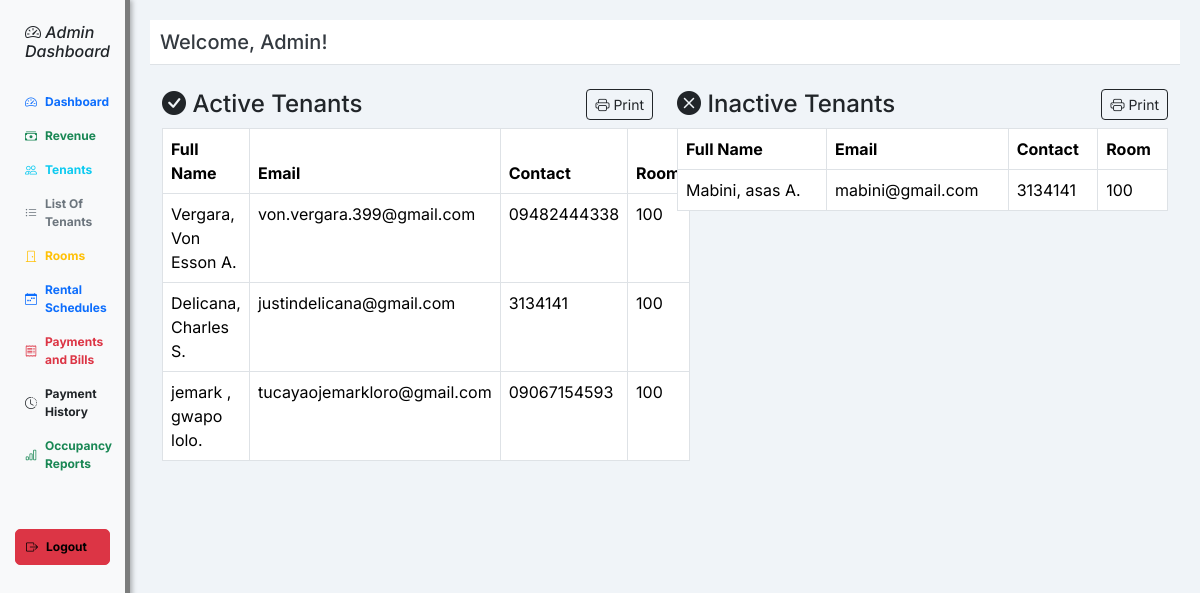
The page /admin/tenantlist.php on the database its author committed.
### tables this page shows
CREATE TABLE `tenant` (
  `tenant_id` int(11) NOT NULL,
  `firstname` varchar(255) NOT NULL,
  `lastname` varchar(255) NOT NULL,
  `mi` varchar(10) NOT NULL,
  `contactno` varchar(20) NOT NULL,
  `email` varchar(255) NOT NULL,
  `account_created` timestamp NOT NULL DEFAULT current_timestamp() ON UPDATE current_timestamp(),
  `status` varchar(100) DEFAULT NULL,
  `room_id` int(11) DEFAULT NULL
);

CREATE TABLE `room` (
  `room_id` int(11) NOT NULL,
  `roomnumber` varchar(100) NOT NULL,
  `capacity` varchar(100) NOT NULL,
  `price` varchar(100) NOT NULL,
  `status` varchar(100) NOT NULL,
  `photo` varchar(100) NOT NULL
);

### admin/tenantlist.php (the view, shortened to what this page needs)
<!DOCTYPE html>
<html lang="en">
<head>
  <link href="https://cdn.jsdelivr.net/npm/bootstrap@5.3.1/dist/css/bootstrap.min.css" rel="stylesheet"/>
  <link rel="stylesheet" href="https://cdn.jsdelivr.net/npm/bootstrap-icons@1.11.3/font/bootstrap-icons.css">
  <link rel="stylesheet" href="https://cdnjs.cloudflare.com/ajax/libs/font-awesome/6.4.0/css/all.min.css">
</head>
<body>
  <div class="d-flex">
    <nav class="sidebar">
      <h3 class="text-dark" style="font-size: 1.1rem;"><a href="dashboard.php" style="text-decoration: none; color: inherit;"> <strong>
            <h6> <i class="bi bi-speedometer2">
              Admin Dashboard</i> </h6>
          </strong></a></h3>
      <a href="dashboard.php" class="d-flex align-items-center gap-2 fw-bold text-primary">
        <i class="bi bi-speedometer2"></i> Dashboard
      </a>
      <a href="revenue.php" class="d-flex align-items-center gap-2 fw-bold text-success">
        <i class="bi bi-cash-stack"></i> Revenue
      </a>
      <a href="tenants.php" class="d-flex align-items-center gap-2 fw-bold text-info">
        <i class="bi bi-people"></i> Tenants
      </a>
      <a href="tenantlist.php" class="d-flex align-items-center gap-2 fw-bold text-secondary">
        <i class="bi bi-list-ul"></i> List Of Tenants
      </a>
      <a href="rooms.php" class="d-flex align-items-center gap-2 fw-bold text-warning">
        <i class="bi bi-door-closed"></i> Rooms
      </a>
      <a href="rentalsched.php" class="d-flex align-items-center gap-2 fw-bold text-primary">
        <i class="bi bi-calendar-week"></i> Rental Schedules
      </a>
      <a href="bills_payment.php" class="d-flex align-items-center gap-2 fw-bold text-danger">
        <i class="bi bi-receipt"></i> Payments and Bills
      </a>
      <a href="payment_history.php" class="d-flex align-items-center gap-2 fw-bold text-dark">
        <i class="bi bi-clock-history"></i> Payment History
      </a>
      <a href="occupancy.php" class="d-flex align-items-center gap-2 fw-bold text-success">
        <i class="bi bi-bar-chart"></i> Occupancy Reports
      </a>
      <a href="logout.php" class="mt-5 btn btn-danger btn-sm d-flex align-items-center gap-2 fw-bold" onclick="return confirm('Are you sure you want to logout?')">
        <i class="bi bi-box-arrow-right"></i> Logout
      </a>
    </nav>
    <div class="content">
      <div class="header">
        <h1>Welcome, Admin!</h1>
      </div>
      <div class="container mt-4">
        <div class="row">
          <div class="col-md-6 mb-4">
            <div class="d-flex justify-content-between align-items-center mb-2">
              <h4 class="mb-0"><i class="bi bi-check-circle-fill"></i> Active Tenants</h4>
              <button class="btn btn-outline-dark btn-sm" onclick="printActiveTable()"><i class="bi bi-printer"></i> Print</button>
            </div>
            <table class="table  print-active-table table-bordered" id="activeTable">
              <thead>
                <tr>
                  <th>Full Name</th>
                  <th>Email</th>
                  <th>Contact</th>
                  <th>Room</th>
                </tr>
              </thead>
              <tbody>
                <?php
                include('../conn.php');
                $active = mysqli_query($conn, "SELECT tenant.*, room.roomnumber FROM tenant LEFT JOIN room ON tenant.room_id = room.room_id WHERE tenant.status = 'Active'");
                while ($row = mysqli_fetch_array($active)) {
                  echo '<tr>';
                  echo '<td>' . $row['lastname'] . ', ' . $row['firstname'] . ' ' . $row['mi'] . '.</td>';
                  echo '<td>' . $row['email'] . '</td>';
                  echo '<td>' . $row['contactno'] . '</td>';
                  echo '<td>' . ($row['roomnumber'] ? $row['roomnumber'] : 'No Room Assigned') . '</td>';
                  echo '</tr>';
                }
                ?>
              </tbody>
            </table>
          </div>
          <div class="col-md-6 mb-4">
            <div class="d-flex justify-content-between align-items-center mb-2">
              <h4 class="mb-0"> <i class="bi bi-x-circle-fill"></i> Inactive Tenants</h4>
              <button class="btn btn-outline-dark btn-sm" onclick="printInactiveTable()"><i class="bi bi-printer"></i> Print</button>
            </div>
            <table class="table print-inactive-table table-bordered" id="inactiveTable">
              <thead>
                <tr>
                  <th>Full Name</th>
                  <th>Email</th>
                  <th>Contact</th>
                  <th>Room</th>
                </tr>
              </thead>
              <tbody>
                <?php
                $inactive = mysqli_query($conn, "SELECT tenant.*, room.roomnumber FROM tenant LEFT JOIN room ON tenant.room_id = room.room_id WHERE tenant.status = 'Inactive'");
                while ($row = mysqli_fetch_array($inactive)) {
                  echo '<tr>';
                  echo '<td>' . $row['lastname'] . ', ' . $row['firstname'] . ' ' . $row['mi'] . '.</td>';
                  echo '<td>' . $row['email'] . '</td>';
                  echo '<td>' . $row['contactno'] . '</td>';
                  echo '<td>' . ($row['roomnumber'] ? $row['roomnumber'] : 'No Room Assigned') . '</td>';
                  echo '</tr>';
                }
                ?>
              </tbody>
            </table>
          </div>
        </div>
      </div>
    </div>
  </div>
</body>
</html>

### admin/tenantlist.php (style rules this page uses)
body { font-family: 'Inter', system-ui, -apple-system, 'Segoe UI', sans-serif; background: #f0f4f8; }
.sidebar { height: 100vh; width: 130px; background-color: #f8f9fa; padding: 15px; border-right: 5px solid rgba(0, 0, 0, 0.5); box-shadow: 2px 0 5px rgba(0, 0, 0, 0.3); }
.sidebar a { color: #343a40; text-decoration: none; padding: 8px 10px; display: block; border-radius: 5px; font-size: 0.75rem; transition: background-color 0.3s; }
.content { padding: 20px; flex-grow: 1; }
.header { background-color: #ffffff; padding: 10px; border-bottom: 1px solid #dee2e6; }
.header h1 { margin: 0; font-size: 1.25rem; color: #343a40; }
.d-flex .sidebar a { color: black; }

### rows shown on the page
tenant: lastname "Vergara", firstname "Von Esson", mi "A", email "von.vergara.399@gmail.com", contactno "09482444338", room.roomnumber "100"
tenant: lastname "Delicana", firstname "Charles", mi "S", email "justindelicana@gmail.com", contactno "3134141", room.roomnumber "100"
tenant: lastname "jemark", firstname "gwapo", mi "lolo", email "tucayaojemarkloro@gmail.com", contactno "09067154593", room.roomnumber "100"
tenant: lastname "Mabini", firstname "asas", mi "A", email "mabini@gmail.com", contactno "3134141", room.roomnumber "100"
